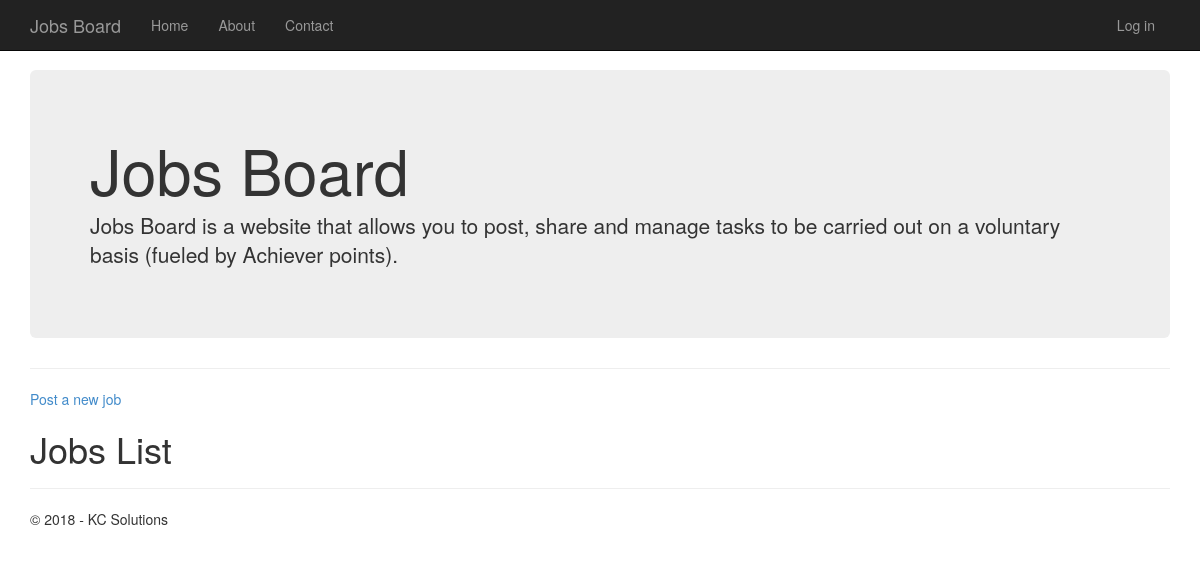
The app's page /, older data.
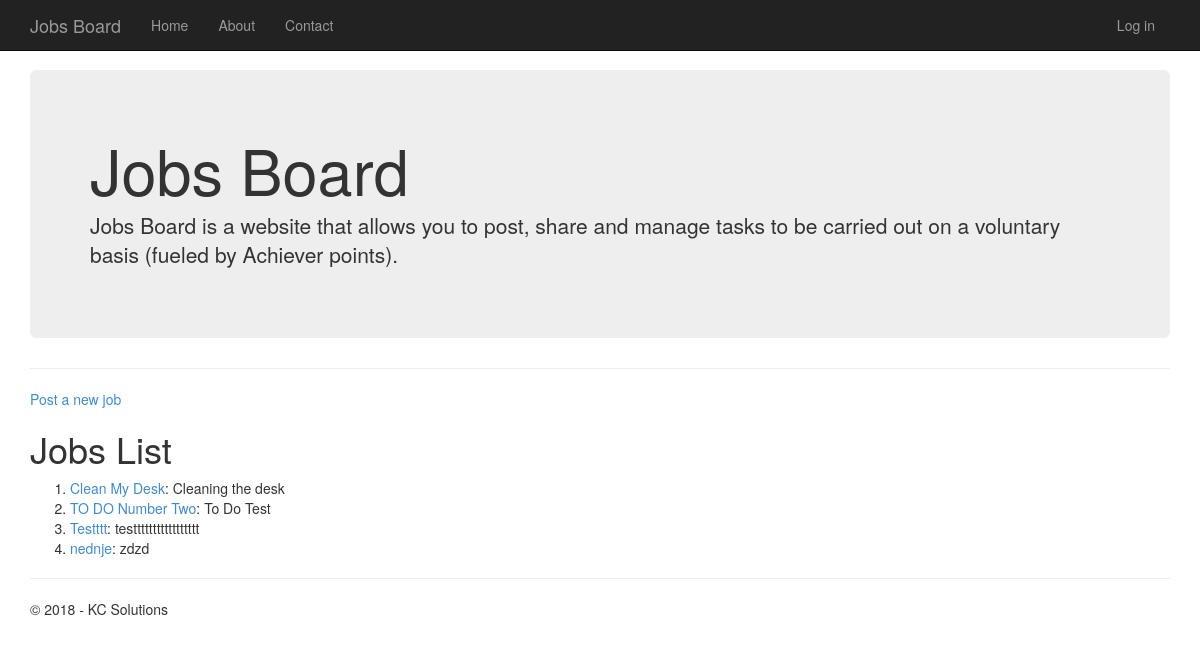
The same page, newer data.
### todo/models.py (models this page shows, shortened)
class Todo(models.Model):
    title = models.CharField(verbose_name="Title", max_length=200, unique=True)
    owner = models.ForeignKey(User, blank=False, on_delete=models.CASCADE, verbose_name="Owner")
    endorsement = models.PositiveSmallIntegerField(verbose_name="Endorsement", help_text="Please specify the amount of Achiever Points that will be rewarded on completion", default=0, blank=False)
    task_description = models.CharField(verbose_name="Task description", max_length=250, help_text="Please provide a short description of the task.", default="", blank=False)
    motivation = models.CharField(verbose_name="Motivation", max_length=250, help_text="Please provide the motivation behind the task.", default="", blank=False)
    time_estimate = models.DurationField(verbose_name="Time estimate", help_text="Please specify how long the task is estimated to take.", default=timedelta(0), blank=False)
    additional_information = models.TextField(verbose_name="Additional information", max_length=1000, help_text="Please provide additional information that can help understanding the task's breadth and stakes", blank=True)
    attachments = models.FileField(verbose_name="Attachments", upload_to='uploads/', blank=True)
    created_at = models.DateTimeField(verbose_name="Created at", default=0, blank=False)

### todo/views.py (the view)
# urls.py: url(r'^$', views.home, name='home'),
def home(request):
    assert isinstance(request, HttpRequest)
    todos = Todo.objects.all()[:10]
    return render(request,
        'todo/index.html',
        {
            'title': 'Home Page',
            'year': datetime.now().year,
            'todos': todos,
        })

### todo/templates/todo/index.html
{% extends "todo/layout.html" %}
{% block content %}
<div class="jumbotron">
    <h1>Jobs Board</h1>
    <p class="lead">Jobs Board is a website that allows you to post, share and manage tasks to be carried out on a voluntary basis (fueled by Achiever points).</p>
</div>
{% include 'todo/indexpartial.html' %}
{% endblock %}

### todo/templates/todo/layout.html (shortened to what this page needs)
﻿<!DOCTYPE html>
<html>
<head>
    {% load staticfiles %}
    <link rel="stylesheet" type="text/css" href="{% static 'app/content/bootstrap.min.css' %}" />
    <link rel="stylesheet" type="text/css" href="{% static 'app/content/site.css' %}" />
</head>
<body>
    <div class="navbar navbar-inverse navbar-fixed-top">
        <div class="container">
            <div class="navbar-header">
                <a href="/" class="navbar-brand">Jobs Board</a>
            </div>
            <div class="navbar-collapse collapse">
                <ul class="nav navbar-nav">
                    <li><a href="{% url 'home' %}">Home</a></li>
                    <li><a href="{% url 'about' %}">About</a></li>
                    <li><a href="{% url 'contact' %}">Contact</a></li>
                </ul>
                {% include 'todo/loginpartial.html' %}
            </div>
        </div>
    </div>
    <div class="container body-content">
    {% block content %}{% endblock %}
        <hr/>
        <footer>
            <p>&copy; {{ year }} - KC Solutions</p>
        </footer>
    </div>
</body>
</html>

### todo/templates/todo/loginpartial.html
{% if user.is_authenticated %}
<form id="logoutForm" action="/logout" method="post" class="navbar-right">
    {% csrf_token %}
    <ul class="nav navbar-nav navbar-right">
        <li><span class="navbar-brand">Hello {{ user.username }}!</span></li>
        <li><a href="javascript:document.getElementById('logoutForm').submit()">Log off</a></li>
    </ul>
</form>
{% else %}
<ul class="nav navbar-nav navbar-right">
    <li><a href="{% url 'login' %}">Log in</a></li>
</ul>
{% endif %}

### todo/templates/todo/indexpartial.html
<hr />
<div>
	<a href="/todo/add">Post a new job</a>
</div>
<h1>Jobs List</h1>
<div>
	<ol>
	{% for todo in todos %}
	<li><a href="/details/{{todo.id}}">{{todo.title}}</a>: {{todo.task_description}}</li>
	{% endfor %}
    </ol>
</div>

### todo/static/app/content/site.css (style rules this page uses)
body { padding-top: 50px; padding-bottom: 20px; }
.body-content { padding-left: 15px; padding-right: 15px; }

Row changes from the older to the newer data that the page shows:
added Todo: title "Clean My Desk", task_description "Cleaning the desk"
added Todo: title "TO DO Number Two", task_description "To Do Test"
added Todo: title "Testttt", task_description "testtttttttttttttttt"
added Todo: title "nednje", task_description "zdzd"
